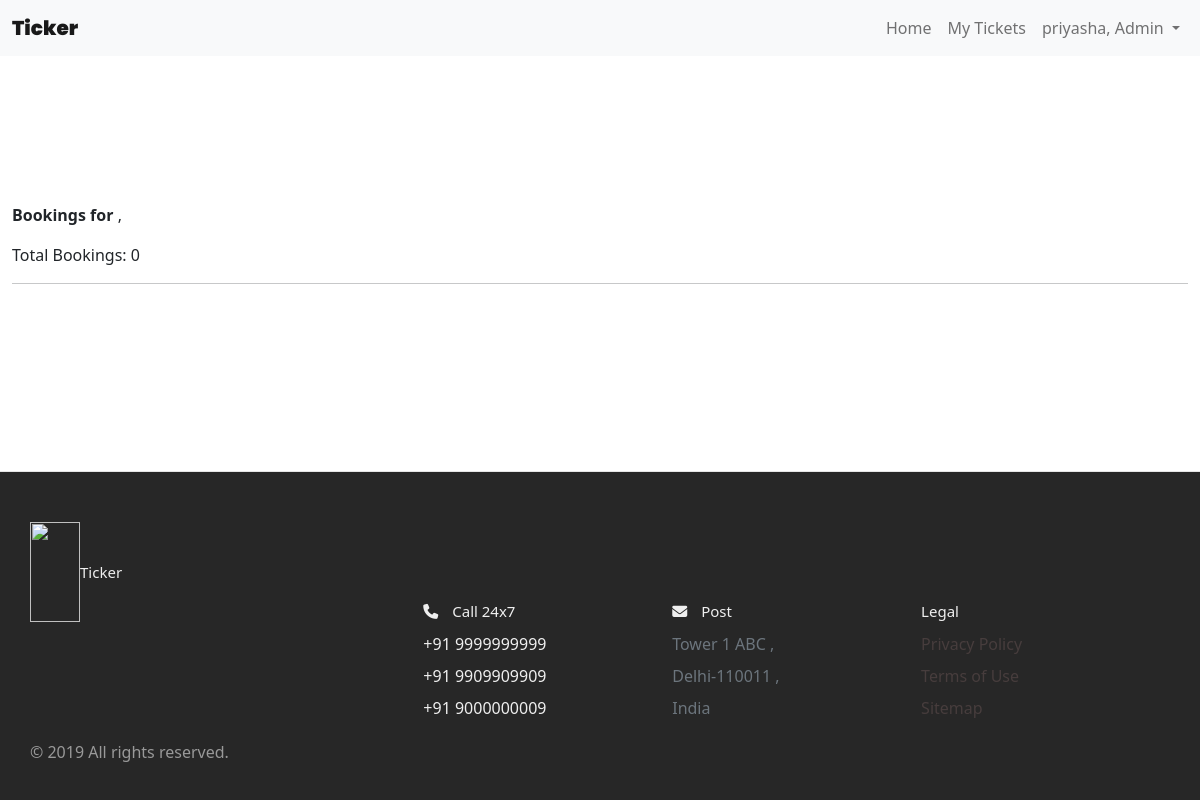
/show_tickets/3 (signed in), run on an earlier commit of the app's database.
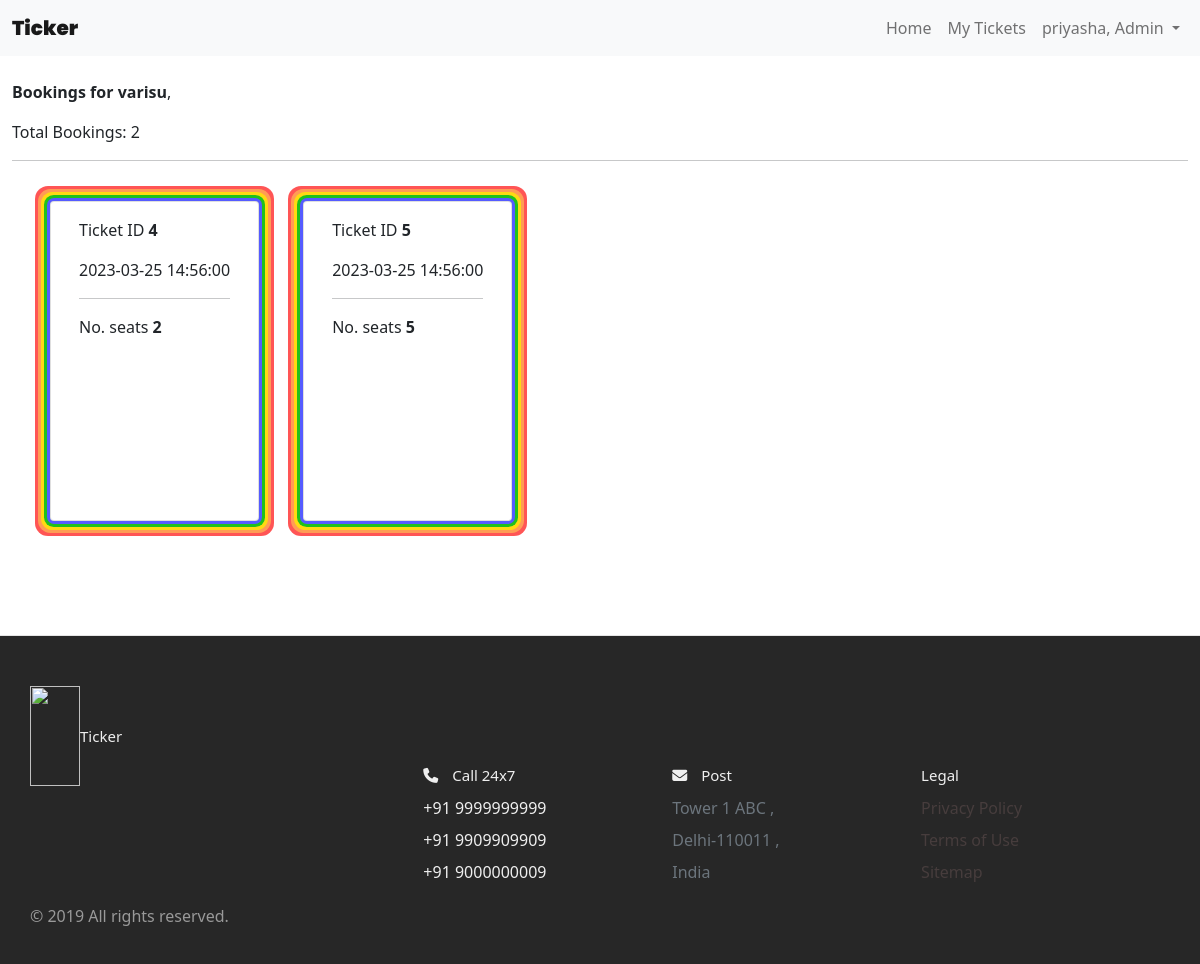
And on a later commit of the database.
### website/models.py (models this page shows)
class Show(db.Model):
    id = db.Column(db.Integer, primary_key=True)
    screened_m = db.Column(db.Integer, db.ForeignKey('movie.id'))
    t_in = db.Column(db.Integer, db.ForeignKey('theaters.id'))
    movie = db.Column(db.String(100))
    t = db.Column(db.String(100))
    address_t = db.Column(db.String(100))
    datetime = db.Column(db.DateTime(timezone=True), default=func.now())
    t_admin_id = db.Column(db.Integer, db.ForeignKey('registered_user.id'))
    available_seats = db.Column(db.Integer)
    cost = db.Column(db.Integer)
    booked_ti = db.relationship('Ticket')

class Ticket(db.Model):
    id = db.Column(db.Integer, primary_key=True)
    booked_show = db.Column(db.Integer, db.ForeignKey('show.id'))
    booked_m = db.Column(db.Integer, db.ForeignKey('movie.id'))
    booked_t = db.Column(db.Integer, db.ForeignKey('theaters.id'))
    user = db.Column(db.Integer, db.ForeignKey('registered_user.id'))
    movie = db.Column(db.String(100))
    t = db.Column(db.String(100))
    address_t = db.Column(db.String(100))
    total_seats = db.Column(db.Integer)
    cost = db.Column(db.Integer)
    timinig_s = db.Column(db.DateTime(timezone=True), default=func.now())

### website/views.py (the view)
@view.route('show_tickets/<int:id>')
@login_required
def show_tickets(id):
    if current_user.is_admin:    # == True
        ti = Ticket.query.filter_by(booked_show=int(id)).all()
        show = Show.query.get(int(id))
        return render_template('show_tickets.html', user=current_user, tickets=ti, show=show, ticket_count=len(ti))
    else:
        return render_template('home.html', user=current_user, movies=movies)

### website/__init__.py (called while the page is built)
def create_app():
    app = Flask(__name__)
    app.config['SECRET_KEY'] = 'hjshjhdjah kjshkjdhjs'
    app.config['SQLALCHEMY_DATABASE_URI'] = 'sqlite:///' + DB_NAME
    db.init_app(app)
    from .views import view
    from .auth import auth
    app.register_blueprint(view, url_prefix='/')
    app.register_blueprint(auth, url_prefix='/')
    from .models import RegisteredUser, Theaters, Movie, Show
    create_database(app)
    login_manager = LoginManager()
    login_manager.login_view = 'auth.login'
    login_manager.init_app(app)
    @login_manager.user_loader
    def load_user(id):
        return RegisteredUser.query.get(int(id))
    return app

### website/templates/show_tickets.html (shortened to what this page needs)
{% extends "base.html" %}
{% block content %}
<nav class="navbar navbar-expand-lg navbar-light bg-light">
    <div class="container-fluid">
      <a class="navbar-brand" style="font-weight: 1000; font-family: 'Poppins', sans-serif" href="#">Ticker</a>
      <div class="collapse navbar-collapse d-md-flex justify-content-md-end" id="navbarNavDropdown">
        <ul class="navbar-nav navbar-nav mr-auto">
          <li class="nav-item">
            <a class="nav-link" aria-current="page" href="/">Home</a>
          </li>
          {% if user.is_authenticated %}
          <li class="nav-item">
            {% if user.is_theatre_admin %}
              <a class="nav-link active" href="/my_theaters">Theater</a>
              <a class="nav-link" href="/movies">Movies</a>
          </li>
          {% else %}
          <a class="nav-link" href="/my_tickets">My Tickets</a>
          {% endif %}
          {% endif %}
          </li>
          {% if user.is_authenticated %}
          <li class="nav-item dropdown">
            <a class="nav-link dropdown-toggle" href="#" id="navbarDropdown" role="button" data-bs-toggle="dropdown" aria-expanded="false">
              {% if user.is_admin %}
                {{ user.name }}, Admin
              {% else %}
                {{ user.name }}
              {% endif %}
            </a>
          </li>
          {% else %}
          <li class="nav-item justify-content-end">
            <a class="nav-link" href="/login">Login</a>
          </li>
          {% endif %}
        </ul>
      </div>
    </div>
  </nav>
<div class="container-fluid align-self-center">
    <br/><p><strong >Bookings for {{ show.movie }}</strong>, {{ show.theater }}</p>
    <p>Total Bookings: {{ ticket_count }}</p><hr/>
    <div class="container pt-4 pb-4">
        <div class="row row-cols-auto">
        {% for ticket in tickets %}
        <div class="card" style="margin-right:24px">
            <div class="card-body">
              <p class="card-text">Ticket ID <strong>{{ ticket.id }}</strong></p>
              <p class="card-text">{{ ticket.timinig_s }}</p>
              <hr/>
              <p class="card-text">No. seats <strong>{{ ticket.total_seats }}</strong></p>
            </div>
          </div>
        {% endfor %}
        </div>
      </div>
    </div>
{% endblock %}

What changed in the data, as far as the page shows it:
added Show: movie "varisu"
added Ticket: id "4", timinig_s "2023-03-25 14:56:00", total_seats "2"
added Ticket: id "5", timinig_s "2023-03-25 14:56:00", total_seats "5"
Also different on the page:
{{ ticket_count }}: "0" → "2"
